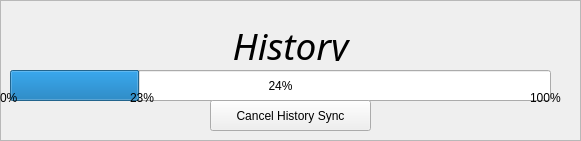
            <widget class="QFrame" name="history_frame">
             <property name="geometry">
              <rect>
               <x>140</x>
               <y>590</y>
               <width>581</width>
               <height>141</height>
              </rect>
             </property>
             <property name="frameShape">
              <enum>QFrame::StyledPanel</enum>
             </property>
             <property name="frameShadow">
              <enum>QFrame::Raised</enum>
             </property>
             <widget class="QProgressBar" name="history_progressBar">
              <property name="geometry">
               <rect>
                <x>10</x>
                <y>70</y>
                <width>541</width>
                <height>31</height>
               </rect>
              </property>
              <property name="value">
               <number>24</number>
              </property>
             </widget>
             <widget class="QPushButton" name="history_pushButton">
              <property name="geometry">
               <rect>
                <x>210</x>
                <y>100</y>
                <width>161</width>
                <height>31</height>
               </rect>
              </property>
              <property name="sizePolicy">
               <sizepolicy hsizetype="Minimum" vsizetype="Expanding">
                <horstretch>0</horstretch>
                <verstretch>0</verstretch>
               </sizepolicy>
              </property>
              <property name="text">
               <string>Cancel History Sync</string>
              </property>
             </widget>
             <widget class="QLabel" name="history_label_0">
              <property name="geometry">
               <rect>
                <x>0</x>
                <y>90</y>
                <width>21</width>
                <height>16</height>
               </rect>
              </property>
              <property name="text">
               <string>0%</string>
              </property>
             </widget>
             <widget class="QLabel" name="history_label_100">
              <property name="geometry">
               <rect>
                <x>530</x>
                <y>90</y>
                <width>41</width>
                <height>16</height>
               </rect>
              </property>
              <property name="text">
               <string>100%</string>
              </property>
             </widget>
             <widget class="QLabel" name="history_label_cur">
              <property name="geometry">
               <rect>
                <x>130</x>
                <y>90</y>
                <width>31</width>
                <height>16</height>
               </rect>
              </property>
              <property name="text">
               <string>23%</string>
              </property>
             </widget>
             <widget class="QLabel" name="history_label">
              <property name="geometry">
               <rect>
                <x>0</x>
                <y>30</y>
                <width>581</width>
                <height>31</height>
               </rect>
              </property>
              <property name="font">
               <font>
                <family>Avenir Next Condensed</family>
                <pointsize>28</pointsize>
                <italic>true</italic>
               </font>
              </property>
              <property name="text">
               <string>History</string>
              </property>
              <property name="alignment">
               <set>Qt::AlignCenter</set>
              </property>
             </widget>
            </widget>
